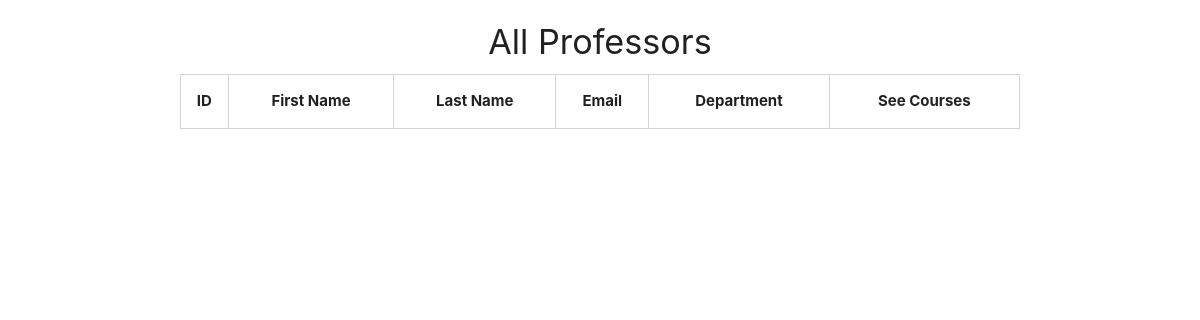
The app's page /professors/, older data.
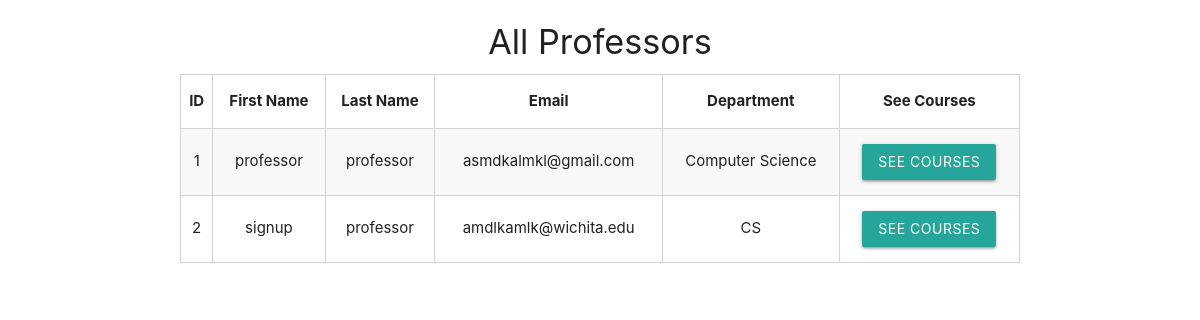
The same page, newer data.
### app/models.py (models this page shows, shortened)
class Professor(models.Model):
    last_name = models.CharField(max_length=100)
    first_name = models.CharField(max_length=100)
    email = models.EmailField(unique=True)
    department = models.CharField(max_length=100)

### app/views.py (the view)
# urls.py: path('professors/', professors_list, name='professors_list'),
def professors_list(request):
    professors = Professor.objects.all()
    return render(request, 'professors_list.html', {'professors': professors})

### app/templates/professors_list.html (shortened to what this page needs)
<!DOCTYPE html>
<html lang="en">
<head>
    <link rel="stylesheet" href="https://cdnjs.cloudflare.com/ajax/libs/materialize/1.0.0/css/materialize.min.css">
</head>
<body>
    <div class="container">
        <h4 class="center">All Professors</h4>
        <table class="striped">
            <thead>
                <tr>
                    <th>ID</th>
                    <th>First Name</th>
                    <th>Last Name</th>
                    <th>Email</th>
                    <th>Department</th>
                    <th>See Courses</th>
                </tr>
            </thead>
            <tbody>
                {% for professor in professors %}
                <tr>
                    <td>{{professor.pk}}</td>
                    <td>{{ professor.first_name }}</td>
                    <td>{{ professor.last_name }}</td>
                    <td>{{ professor.email }}</td>
                    <td>{{ professor.department }}</td>
                    <td>
                        <a href="{% url 'professor_courses' professor.id %}" class="btn">See Courses</a>
                    </td>
                </tr>
                {% endfor %}
            </tbody>
        </table>
    </div>
</body>
</html>

Row changes from the older to the newer data that the page shows:
added Professor: pk "1", first_name "professor", last_name "professor", email "asmdkalmkl@gmail.com", department "Computer Science"
added Professor: pk "2", first_name "signup", last_name "professor", email "amdlkamlk@wichita.edu", department "CS"
